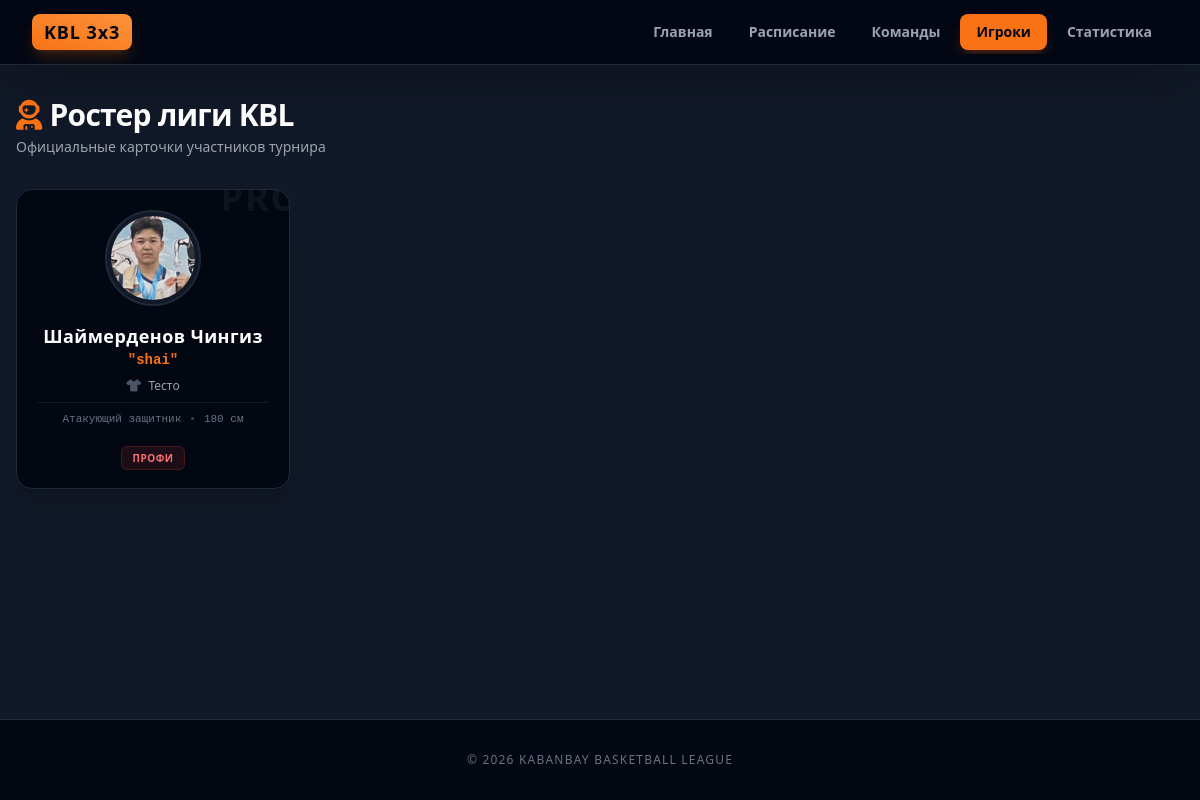
Screenshot of /players/ with the database file from the repository.
### tournament/models.py (models this page shows, shortened)
class Player(models.Model):
    PLAYER_CATEGORIES = [
        ('PRO', 'Профи'),
        ('MEDIA', 'Медиа'),
        ('AMATEUR', 'Любитель'),
    ]
    name = models.CharField(max_length=100, verbose_name="Имя игрока")
    nickname = models.CharField(max_length=50, blank=True, null=True, verbose_name="Никнейм (Игровое имя)")
    team = models.ForeignKey(Team, on_delete=models.CASCADE, related_name='players', verbose_name="Команда")
    avatar = models.ImageField(upload_to='players/', blank=True, null=True, verbose_name="Аватар игрока")
    category = models.CharField(max_length=10, choices=PLAYER_CATEGORIES, default='AMATEUR', verbose_name="Категория игрока")
    age = models.PositiveIntegerField(blank=True, null=True, verbose_name="Возраст")
    height = models.PositiveIntegerField(blank=True, null=True, verbose_name="Рост (см)")
    weight = models.PositiveIntegerField(blank=True, null=True, verbose_name="Вес (кг)")
    position = models.CharField(max_length=100, blank=True, null=True, default="Атакующий защитник", verbose_name="Позиция")
    leading_hand = models.CharField(
        max_length=20,
        choices=[('Правая', 'Правая'), ('Левая', 'Левая')],
        default='Правая',
        verbose_name="Ведущая рука"
    )
    class Meta:
        verbose_name = "Игрок"
        verbose_name_plural = "Игроки"
        ordering = ['name']
    class Meta:
        verbose_name = "Игрок"
        verbose_name_plural = "Игроки"
        ordering = ['name']

class Team(models.Model):
    name = models.CharField(max_length=100, unique=True, verbose_name="Название команды")
    logo = models.ImageField(upload_to='teams/', blank=True, null=True, verbose_name="Логотип команды")
    class Meta:
        verbose_name = "Команда"
        verbose_name_plural = "Команды"
        ordering = ['name']

### tournament/views.py (the view)
# urls.py: path('players/', views.players_list_view, name='players_list'),
def players_list_view(request):
    players = Player.objects.select_related('team').order_by('category', 'name')
    return render(request, 'tournament/players.html', {'players': players})

### tournament/templates/tournament/players.html (shortened to what this page needs)
{% extends 'tournament/base.html' %}
{% load static %}
{% block content %}
<div class="mb-8 text-center sm:text-left">
    <h1 class="text-2xl sm:text-3xl font-extrabold text-white tracking-tight flex items-center justify-center sm:justify-start gap-2">
        <i class="fa-solid fa-user-astronaut text-orange-500"></i> Ростер лиги KBL
    </h1>
    <p class="text-xs sm:text-sm text-gray-400 mt-1">Официальные карточки участников турнира</p>
</div>
<div class="grid grid-cols-1 sm:grid-cols-2 md:grid-cols-3 lg:grid-cols-4 gap-6">
    {% for player in players %}
    <a href="{% url 'player_detail' player.id %}" id="player-{{ player.id }}"
       class="bg-gray-950 border border-gray-800 rounded-2xl p-5 flex flex-col items-center relative overflow-hidden shadow-xl hover:border-orange-500/40 hover:scale-[1.02] hover:shadow-orange-500/5 transition duration-300 group block">
        <div class="absolute -top-3 -right-3 opacity-5 font-black text-4xl uppercase tracking-wider text-white pointer-events-none select-none group-hover:opacity-10 transition duration-300">
        </div>
        <div class="w-24 h-24 rounded-full bg-gray-900 border-2 border-gray-800 p-1 mb-4 group-hover:border-orange-500 transition duration-300 overflow-hidden">
            {% if player.avatar %}
                <img src="{{ player.avatar.url }}" class="w-full h-full object-cover rounded-full group-hover:scale-105 transition duration-300">
            {% else %}
                <div class="w-full h-full flex items-center justify-center bg-gray-900 text-gray-700 rounded-full">
                    <i class="fa-solid fa-user text-3xl"></i>
                </div>
            {% endif %}
        </div>
        <div class="text-center w-full flex flex-col flex-grow justify-between">
            <div>
                <h3 class="text-lg font-bold text-white tracking-wide truncate group-hover:text-orange-500 transition duration-150">
                    {{ player.name }}
                </h3>
                {% if player.nickname %}
                    <p class="text-orange-500 font-mono text-sm font-bold mb-2">"{{ player.nickname }}"</p>
                {% else %}
                    <p class="text-gray-600 font-mono text-xs mb-2">- без никнейма -</p>
                {% endif %}
                <p class="text-xs text-gray-400 font-medium mb-2">
                    <i class="fa-solid fa-shirt text-gray-600 mr-1"></i> {{ player.team.name }}
                </p>
                <div class="flex items-center justify-center gap-2 text-[11px] text-gray-500 font-mono mb-4 border-t border-gray-900 pt-2">
                    <span>{{ player.position|default:"Игрок" }}</span>
                    {% if player.height %}
                        <span class="text-gray-700">•</span>
                        <span>{{ player.height }} см</span>
                    {% endif %}
                </div>
            </div>
            <div class="mt-auto">
                {% if player.category|upper == 'PRO' %}
                    <span class="text-[10px] font-black bg-red-500/10 text-red-400 border border-red-500/20 px-2.5 py-1 rounded-md uppercase tracking-wider">Профи</span>
                {% elif player.category|upper == 'MEDIA' %}
                    <span class="text-[10px] font-black bg-purple-500/10 text-purple-400 border border-purple-500/20 px-2.5 py-1 rounded-md uppercase tracking-wider">Медиа</span>
                {% else %}
                    <span class="text-[10px] font-black bg-blue-500/10 text-blue-400 border border-blue-500/20 px-2.5 py-1 rounded-md uppercase tracking-wider">Любитель</span>
                {% endif %}
            </div>
        </div>
    </a>
    {% empty %}
    <div class="col-span-full text-center py-12 bg-gray-950 rounded-2xl border border-gray-800 text-gray-500 italic">
        Игроки пока не внесены в базу данных турнира.
    </div>
    {% endfor %}
</div>
{% endblock %}

### rows the page displays
Player: avatar (picture), name "Шаймерденов Чингиз", nickname "shai", team.name "Тесто", position "Атакующий защитник", height "180", category "ПРОФИ"
